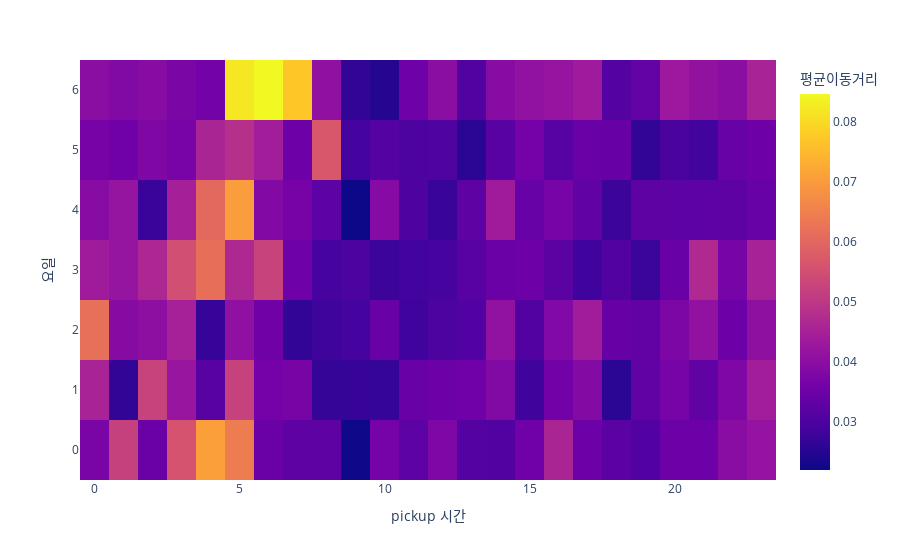

The code cell stored with this chart in its notebook:
### Code cell
fig = px.density_heatmap(
    data_frame=tidydata2,
    x='pickup_hour',
    y='dayofweek',
    z='sum of dist_mean',
    nbinsx=24,
    nbinsy=7,
    height=300
)
# fig.update_traces(colorbar=dict(title='평균속력'))
# fig.update_xaxes(title_text='pickup 시간')
# fig.update_yaxes(title_text='요일')

fig.update_layout(xaxis={'title':'pickup 시간'},
                 yaxis={'title':'요일'},
                 coloraxis_colorbar={'title':'평균이동거리'})

### Figure 1 — Plotly figure (JSON) as saved in the notebook; plotly's stock layout.template omitted (floating-point values rounded to 4 significant figures; data arrays with more than 128 entries replaced by an {"elided": "..."} marker saying what was removed)
{"data": [{"coloraxis": "coloraxis", "histfunc": "sum", "hovertemplate": "pickup_hour=%{x}<br>dayofweek=%{y}<br>sum of sum of dist_mean=%{z}<extra></extra>", "name": "", "nbinsx": 24, "nbinsy": 7, "type": "histogram2d", "x": {"elided": "168 int values"}, "xaxis": "x", "xbingroup": "x", "y": {"elided": "168 int values"}, "yaxis": "y", "ybingroup": "y", "z": {"elided": "168 float values"}}], "layout": {"autosize": true, "coloraxis": {"colorbar": {"title": {"text": "평균이동거리"}}, "colorscale": [[0, "#0d0887"], [0.1111, "#46039f"], [0.2222, "#7201a8"], [0.3333, "#9c179e"], [0.4444, "#bd3786"], [0.5556, "#d8576b"], [0.6667, "#ed7953"], [0.7778, "#fb9f3a"], [0.8889, "#fdca26"], [1, "#f0f921"]]}, "legend": {"tracegroupgap": 0}, "margin": {"t": 60}, "xaxis": {"anchor": "y", "autorange": true, "domain": [0, 1], "range": [-0.5, 23.5], "title": {"text": "pickup 시간"}, "type": "linear"}, "yaxis": {"anchor": "x", "autorange": true, "domain": [0, 1], "range": [-0.5, 6.5], "title": {"text": "요일"}, "type": "linear"}}}
